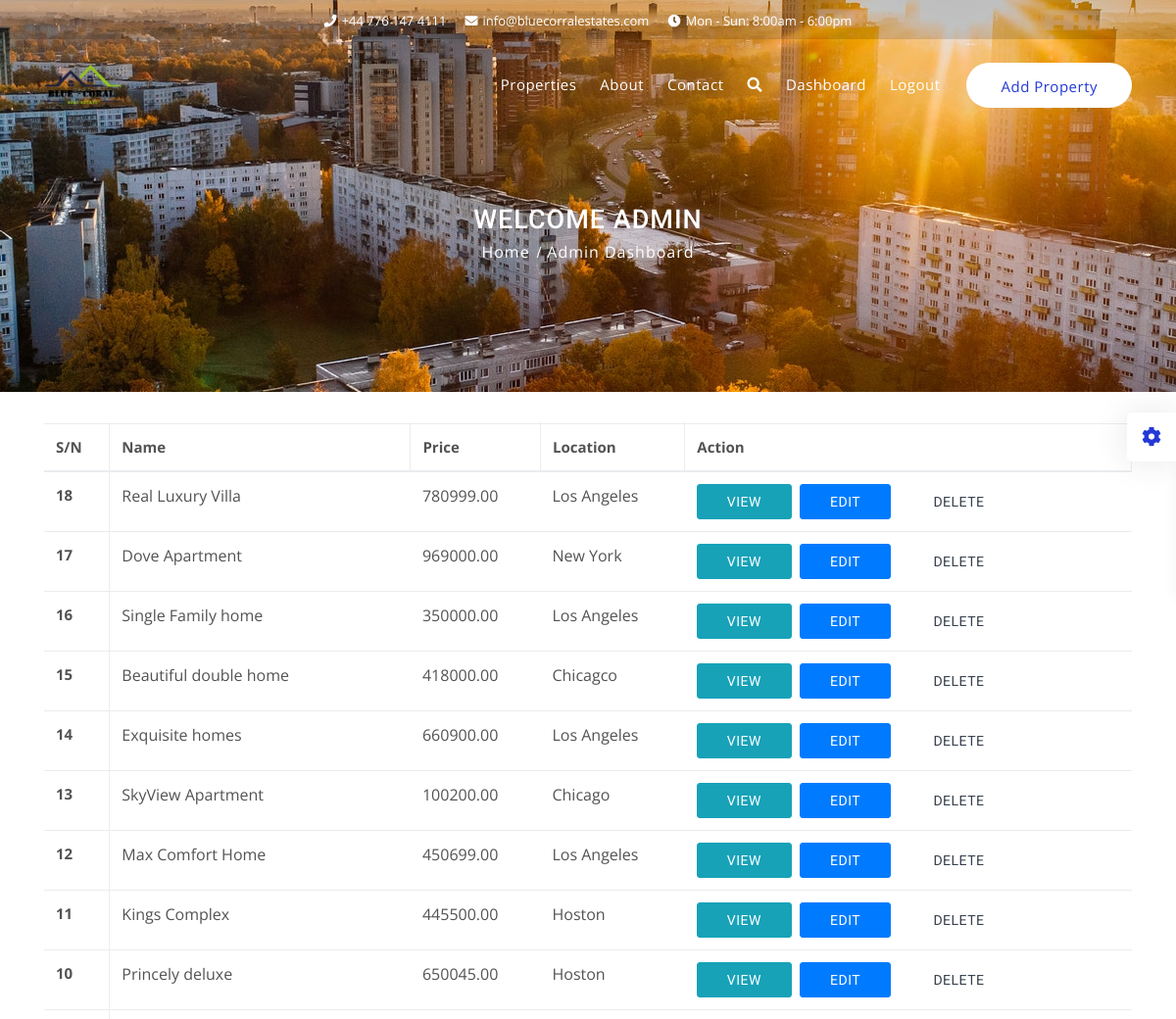
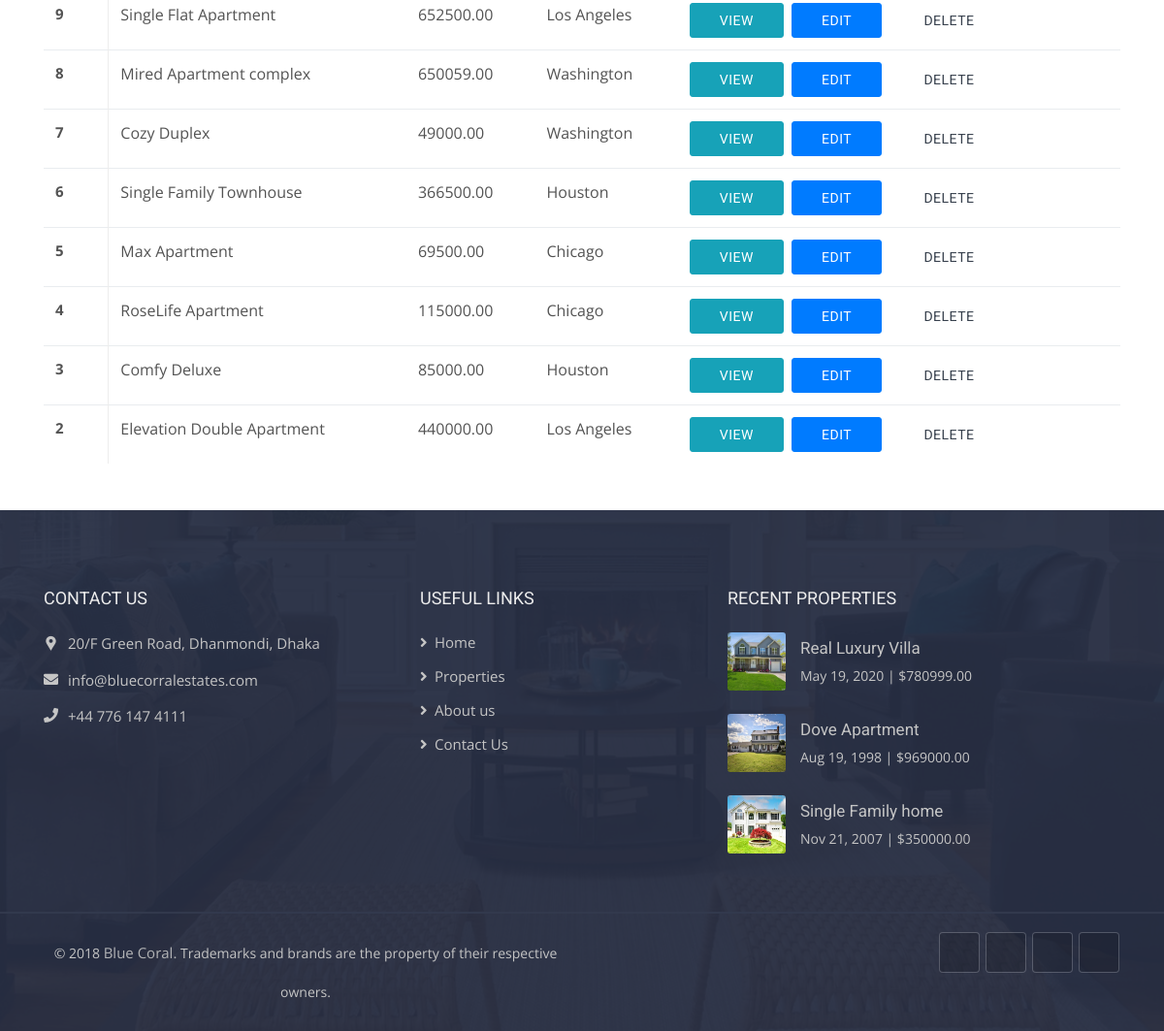
Page /admin_properties/ (signed in) on the committed database (2 pictures, top to bottom).
### app/models.py (models this page shows, shortened)
class Property(models.Model):
    status = (
        ('re', 'Rent'),
        ('sa', 'Sale')
    )
    yes_no = (
        ('Y', 'Yes'),
        ('N', 'No')
    )
    name = models.CharField(null=False, blank=False, max_length=50)
    description = models.TextField()
    price = models.DecimalField(max_digits = 8, decimal_places=2, null=False, blank=False)
    city = models.CharField(null=False, blank=False, max_length=30)
    floor_plan = models.ImageField(upload_to ='uploads/')
    video = models.FileField(upload_to='uploads/', default="")
    image_1 = models.ImageField(upload_to ='uploads/')
    image_2 = models.ImageField(upload_to ='uploads/', null=True, blank=True)
    image_3 = models.ImageField(upload_to ='uploads/', null=True, blank=True)
    image_4 = models.ImageField(upload_to ='uploads/', null=True, blank=True)
    image_5 = models.ImageField(upload_to ='uploads/', null=True, blank=True)
    image_6 = models.ImageField(upload_to ='uploads/', null=True, blank=True)
    image_7 = models.ImageField(upload_to ='uploads/', null=True, blank=True)
    image_8 = models.ImageField(upload_to ='uploads/', null=True, blank=True)
    image_9 = models.ImageField(upload_to ='uploads/', null=True, blank=True)
    image_10 = models.ImageField(upload_to ='uploads/', null=True, blank=True)
    bathroom = models.IntegerField(null=False)
    address = models.CharField(max_length=100, null=False, blank=False)
    kitchen = models.IntegerField(null=False, blank=False)
    garage = models.IntegerField(null=False, blank=False)
    bedrooms = models.IntegerField(null=False, blank=False)
    sqft = models.IntegerField(null=False, blank=False)
    status = models.CharField(choices=status, max_length=10)
    date_built = models.DateField()
    balcony = models.IntegerField(null=False, blank=False)
    archive = models.BooleanField(default=False)
    parking = models.CharField(choices=yes_no, max_length=30)
    land_area = models.IntegerField(null=False, blank=False)
    property_lot_size = models.IntegerField(null=False, blank=False)
    size = models.IntegerField(null=False, blank=False)
    sold = models.BooleanField(default=False)

### app/views.py (the view)
# urls.py: path('admin_properties/', views.admin_properties, name='admin_properties'),
@login_required
def admin_properties(request):
    context={
        'properties' : Property.objects.all().order_by('-id'),
        'footer_properties' : Property.objects.all().order_by('-id')[:3]
    }
    return render(request,'admin-dashboard-properties.html', context)

### templates/admin-dashboard-properties.html (shortened to what this page needs)
{% extends 'base.html' %}
{% load static %}
{% block body %}
<header class="main-header sticky-header" id="main-header-2">
    <div class="container">
        <div class="row">
            <div class="col-12">
                <nav class="navbar navbar-expand-lg navbar-light rounded">
                    <a class="navbar-brand logo" href="{% url 'home' %}">
                        <img src="{% static 'img/logos/black-logo.png' %}" alt="logo">
                    </a>
                    <div class="collapse navbar-collapse" id="navbar">
                        <ul class="navbar-nav justify-content-end ml-auto">
                            <li class="nav-item">
                                <a class="nav-link" href="{% url 'properties' %}"  aria-haspopup="true" aria-expanded="false">
                                    Properties
                                </a>
                            </li>
                            <li class="nav-item">
                                <a class="nav-link" href="{% url 'about' %}"  aria-haspopup="true" aria-expanded="false">
                                    About
                                </a>
                            </li>
                            <li class="nav-item dropdown">
                                <a class="nav-link" href="{% url 'contact' %}"  aria-haspopup="true" aria-expanded="false">
                                    Contact
                                </a>
                            </li>
                            <li class="nav-item dropdown">
                                <a href="#full-page-search" class="nav-link">
                                    <i class="fa fa-search"></i>
                                </a>
                            </li>
                            {% if request.user.is_authenticated %}
                                    {% if user.is_superuser %}
                                        <li class="nav-item">
                                            <a href="{% url 'admin_dashboard' %}" class="nav-link">Dashboard </a>
                                        </li>
                                    {% else %}
                                        <li class="nav-item">
                                            <a href="{% url 'user_dashboard' %}" class="nav-link">Dashboard </a>
                                        </li>
                                    {% endif %}
                                    <li class="nav-item">
                                        <a href="{% url 'logout' %}" class="nav-link">Logout </a>
                                    </li>
                                {% endif %}
                            <li class="nav-item sb2">
                                <a  href="{% url 'submit-property' %}" class="submit-btn">
                                    Add Property
                                </a>
                            </li>
                        </ul>
                    </div>
                </nav>
            </div>
        </div>
    </div>
</header>
<div class="sub-banner">
    <div class="container">
        <div class="breadcrumb-area">
            <h1>Welcome Admin</h1>
            <ul class="breadcrumbs">
                <li><a href="{% url 'home' %}">Home</a></li>
                <li class="active">Admin Dashboard</li>
            </ul>
        </div>
    </div>
</div>
<div class="container my-3 py-3">
<table class="table table-hover table-fixed">
    <thead>
      <tr>
        <th>S/N</th>
        <th>Name</th>
        <th>Price</th>
        <th>Location</th>
        <th>Action</th>
      </tr>
    </thead>
    <tbody>
        {% for property in properties %}
      <tr>
        <th scope="row">{{property.id}}</th>
        <td>{{property.name}}</td>
        <td>{{property.price}}</td>
        <td>{{property.city}}</td>
        <td>
            <ul>
                <li style="float: left;">
                    <a class="btn btn-sm btn-info mr-1" href="{% url 'property-detail' property.id %}">View</a>
                    <a class="btn btn-sm btn-primary mr-1" href="{% url 'update' property.id %}">Edit</a>
                    <a class="btn btn-sm btn btn-danger ml-1" href="{% url 'delete' property.id %}">Delete</a>
                </li>
            </ul>
        </td>
      </tr>
        {% endfor %}
    </tbody>
  </table>
</div>
{% endblock body %}

### templates/base.html (shortened to what this page needs)
{% load static %}
<!DOCTYPE html>
<html lang="zxx">
<head>
    <link type="text/css" rel="stylesheet" href="{% static 'css/bootstrap.min.css' %}">
    <link type="text/css" rel="stylesheet" href="{% static 'css/magnific-popup.css' %}">
    <link type="text/css" rel="stylesheet" href="{% static 'css/jquery.selectBox.css' %}">
    <link type="text/css" rel="stylesheet" href="{% static 'css/dropzone.css' %}">
    <link type="text/css" rel="stylesheet" href="{% static 'css/rangeslider.css' %}">
    <link type="text/css" rel="stylesheet" href="{% static 'css/animate.min.css' %}">
    <link type="text/css" rel="stylesheet" href="{% static 'css/leaflet.css' %}">
    <link type="text/css" rel="stylesheet" href="{% static 'css/slick.css' %}">
    <link type="text/css" rel="stylesheet" href="{% static 'css/slick-theme.css' %}">
    <link type="text/css" rel="stylesheet" href="{% static 'css/slick-theme.css' %}">
    <link type="text/css" rel="stylesheet" href="{% static 'css/map.css' %}">
    <link type="text/css" rel="stylesheet" href="{% static 'css/jquery.mCustomScrollbar.css' %}">
    <link type="text/css" rel="stylesheet" href="{% static 'fonts/font-awesome/css/font-awesome.min.css' %}">
    <link type="text/css" rel="stylesheet" href="{% static 'fonts/flaticon/font/flaticon.css' %}">
    <link type="text/css" rel="stylesheet" href="{% static 'css/style.css' %}">
    <link rel="stylesheet" type="text/css" id="style_sheet" href="{% static 'css/skins/default.css' %}">
    <link rel="stylesheet" href="https://cdnjs.cloudflare.com/ajax/libs/font-awesome/5.12.1/css/all.min.css">
</head>
<body id="top" class="index-body">
    {% block header %}
    <header class="top-header th-bg" id="top-header-2">
        <div class="container">
            <div class="row">
                <div class="col-lg-12 col-md-12 col-sm-12 text-center">
                    <div class="list-inline">
                        <a href="tel:+447761474111"><i class="fa fa-phone"></i>+44 776 147 4111</a>
                        <a href="tel:info@bluecorralestates.com"><i class="fa fa-envelope"></i>info@bluecorralestates.com</a>
                        <a href="#" class="mr-0"><i class="fa fa-clock-o"></i>Mon - Sun: 8:00am - 6:00pm</a>
                    </div>
                </div>
            </div>
        </div>
    </header>
    {% endblock header %}
    {% block body %}
    {% endblock body %}
{% block footer %}
    <footer class="footer">
        <div class="container footer-inner">
            <div class="row">
                <div class="col-xl-4 col-lg-3 col-md-6 col-sm-6">
                    <div class="footer-item">
                        <h4>Contact Us</h4>
                        <ul class="contact-info">
                            <li>
                                <i class="flaticon-facebook-placeholder-for-locate-places-on-maps"></i>20/F Green Road, Dhanmondi, Dhaka
                            </li>
                            <li>
                                <i class="fa fa-envelope"></i><a href="mailto:info@bluecorralestates.com">info@bluecorralestates.com</a>
                            </li>
                            <li>
                                <i class="fa fa-phone"></i><a href="tel:+447761474111">+44 776 147 4111</a>
                            </li>
                        </ul>
                    </div>
                </div>
                <div class="col-xl-2 col-lg-4 col-md-6 col-sm-6">
                    <div class="footer-item"   style="padding-left: 5%;">
                        <h4>
                            Useful Links
                        </h4>
                        <ul class="links">
                            <li>
                                <a href="{% url 'home' %}"><i class="fa fa-angle-right"></i>Home</a>
                            </li>
                            <li>
                                <a href="{% url 'properties' %}"><i class="fa fa-angle-right"></i>Properties</a>
                            </li>
                            <li>
                                <a href="{% url 'about' %}"><i class="fa fa-angle-right"></i>About us</a>
                            </li>
                            <li>
                                <a href="{% url 'contact' %}"><i class="fa fa-angle-right"></i>Contact Us</a>
                            </li>
                        </ul>
                    </div>
                </div>
                <div class="col-xl-6 col-lg-5 col-md-12 col-sm-12">
                    <div class="footer-item recent-posts"   style="padding-left: 25%;">
                        <h4>Recent Properties</h4>
                        {% for property in footer_properties %}
                        <div class="media mb-4">
                            <a href="{% url 'property-detail' property.id %}">
                                <img src="{{property.image_1.url}}" alt="sub-property" style="width: 60px; height: 60px;">
                            </a>
                            <div class="media-body align-self-center">
                                <h5>
                                    <a href="{% url 'property-detail' property.id %}">{{property.name}}</a>
                                </h5>
                                <p>{{property.date_built|date:"M j, Y"}} | ${{property.price}}</p>
                            </div>
                        </div>
                        {% endfor %}
                    </div>
                </div>
            </div>
        </div>
        <div class="sub-footer text-center">
            <div class="container text-center">
                <div class="row text-center">
                    <div class="col-lg-6 col-md-12 text-center">
                        <p class="copy">© 2018 <a href="#">Blue Coral.</a> Trademarks and brands are the property of their respective owners.</p>
                    </div>
                    <div class="col-lg-6 col-md-12 text-center">
                        <ul class="social-list clearfix">
                            <li><a href="#" class="facebook-bg"><i class="fa fa-facebook"></i></a></li>
                            <li><a href="#" class="twitter-bg"><i class="fa fa-twitter"></i></a></li>
                            <li><a href="#" class="google-bg"><i class="fa fa-google-plus"></i></a></li>
                            <li><a href="#" class="linkedin-bg"><i class="fa fa-linkedin"></i></a></li>
                        </ul>
                    </div>
                </div>
            </div>
        </div>
    </footer>
{% endblock footer %}
</body>
</html>

### static/css/skins/default.css (style rules this page uses)
.main-header .sb2 a { color: #2339d6!important; }
.main-header .navbar-expand-lg .navbar-nav .submit-btn { background: #2339d6; }

### templates/base.html (style rules this page uses)
a:link { text-decoration: none; }
header { left: 0px; right: 0px; }

### rows in the picture
Property: id "18", name "Real Luxury Villa", price "780999.00", city "Los Angeles", image_1 (picture), date_built "May 19, 2020"
Property: id "17", name "Dove Apartment", price "969000.00", city "New York", image_1 (picture), date_built "Aug 19, 1998"
Property: id "16", name "Single Family home", price "350000.00", city "Los Angeles", image_1 (picture), date_built "Nov 21, 2007"
Property: id "15", name "Beautiful double home", price "418000.00", city "Chicagco"
Property: id "14", name "Exquisite homes", price "660900.00", city "Los Angeles"
Property: id "13", name "SkyView Apartment", price "100200.00", city "Chicago"
Property: id "12", name "Max Comfort Home", price "450699.00", city "Los Angeles"
Property: id "11", name "Kings Complex", price "445500.00", city "Hoston"
Property: id "10", name "Princely deluxe", price "650045.00", city "Hoston"
Property: id "9", name "Single Flat Apartment", price "652500.00", city "Los Angeles"
Property: id "8", name "Mired Apartment complex", price "650059.00", city "Washington"
Property: id "7", name "Cozy Duplex", price "49000.00", city "Washington"
Property: id "6", name "Single Family Townhouse", price "366500.00", city "Houston"
Property: id "5", name "Max Apartment", price "69500.00", city "Chicago"
Property: id "4", name "RoseLife Apartment", price "115000.00", city "Chicago"
Property: id "3", name "Comfy Deluxe", price "85000.00", city "Houston"
Property: id "2", name "Elevation Double Apartment", price "440000.00", city "Los Angeles"
